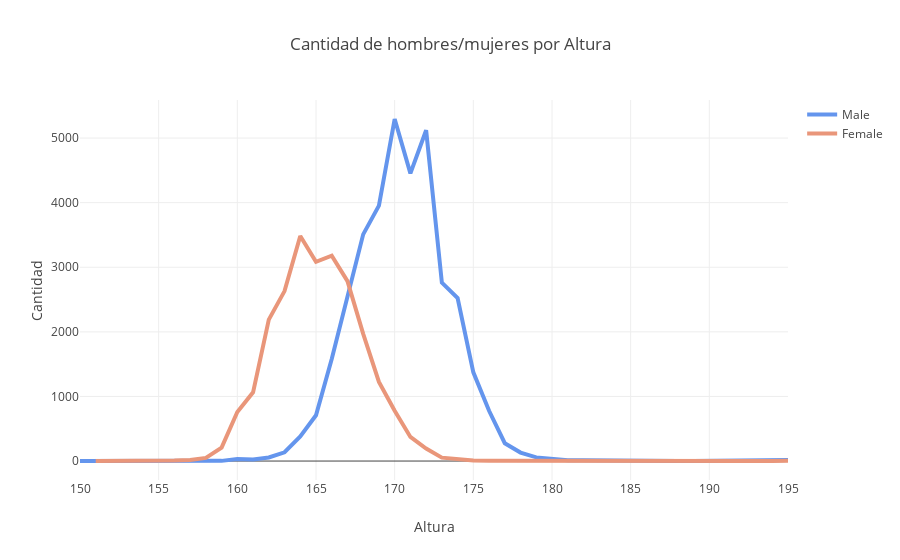

The cell this chart's notebook holds for it:
### Code cell
# Create and style traces
trace0 = go.Scatter(
    x = df_m.groupby("height").count()["religion"].index,
    y = list(df_m.groupby("height").count()["religion"]),
    name = 'Male',
    line = dict(
        color = 'cornflowerblue',
        width = 4)
)
trace1 = go.Scatter(
    x = df_f.groupby("height").count()["religion"].index,
    y = list(df_f.groupby("height").count()["religion"]),
    name = 'Female',
    line = dict(
        color = "darksalmon",
        width = 4)
)
data = [trace0, trace1]

# Edit the layout
layout = dict(title = 'Cantidad de hombres/mujeres por Altura',
              xaxis = dict(title = 'Altura'),
              yaxis = dict(title = 'Cantidad'),
              )

fig = dict(data=data, layout=layout)
iplot(fig)

### Figure 1 — Plotly figure (JSON) as saved in the notebook; plotly's stock layout.template omitted (floating-point values rounded to 4 significant figures)
{"data": [{"line": {"color": "cornflowerblue", "width": 4}, "name": "Male", "type": "scatter", "uid": "f05d4b33-5caa-498a-80f3-79841745a071", "x": [150, 153, 154, 155, 156, 158, 159, 160, 161, 162, 163, 164, 165, 166, 167, 168, 169, 170, 171, 172, 173, 174, 175, 176, 177, 178, 179, 180, 181, 182, 183, 184, 185, 186, 188, 189, 190, 191, 194, 195], "y": [2, 3, 1, 1, 1, 4, 3, 31, 26, 55, 136, 381, 709, 1579, 2568, 3509, 3954, 5295, 4453, 5121, 2762, 2524, 1374, 778, 276, 132, 57, 27, 11, 11, 12, 8, 1, 1, 2, 1, 1, 2, 2, 15]}, {"line": {"color": "darksalmon", "width": 4}, "name": "Female", "type": "scatter", "uid": "ee09cbda-1117-4af5-bc0f-379ace603e8c", "x": [151, 152, 153, 154, 155, 156, 157, 158, 159, 160, 161, 162, 163, 164, 165, 166, 167, 168, 169, 170, 171, 172, 173, 174, 175, 176, 177, 184, 187, 191, 192, 193, 194, 195], "y": [1, 1, 2, 2, 5, 7, 17, 49, 209, 760, 1064, 2189, 2631, 3484, 3085, 3180, 2786, 1970, 1225, 779, 373, 194, 53, 23, 8, 5, 4, 1, 1, 1, 1, 1, 1, 5]}], "layout": {"title": {"text": "Cantidad de hombres/mujeres por Altura"}, "xaxis": {"title": {"text": "Altura"}}, "yaxis": {"title": {"text": "Cantidad"}}}}
